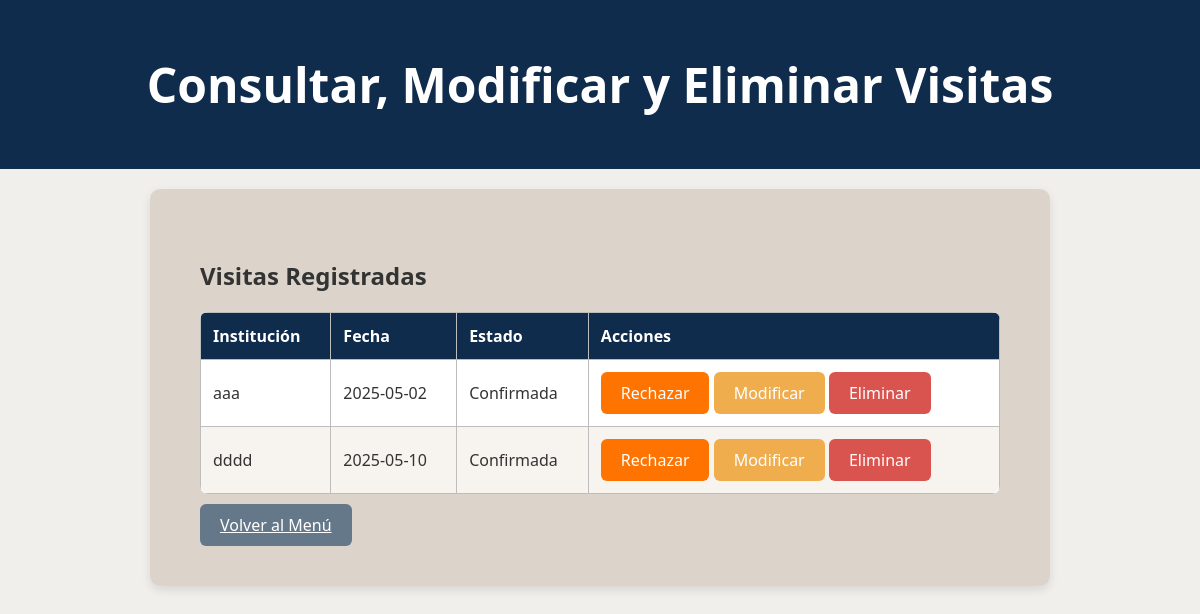
The page /consultar_visitas on the database its author committed.
### app.py (models this page shows)
class SolicitudVisita(db.Model):
    id = db.Column(db.Integer, primary_key=True)
    nombre_institucion = db.Column(db.String(100), nullable=False)
    localidad = db.Column(db.String(100), nullable=False)
    director = db.Column(db.String(100), nullable=False)
    correo_institucional = db.Column(db.String(100), nullable=False)
    telefono_institucion = db.Column(db.String(20), nullable=False)
    contacto_principal = db.Column(db.String(100), nullable=False)
    telefono_contacto_principal = db.Column(db.String(20), nullable=False)
    relacion_contacto = db.Column(db.String(50), nullable=False)
    contacto_suplente = db.Column(db.String(100), nullable=True)
    telefono_contacto_suplente = db.Column(db.String(20), nullable=True)
    nivel_educativo = db.Column(db.String(50), nullable=False)
    cantidad_alumnos = db.Column(db.Integer, nullable=False)
    edad_alumnos = db.Column(db.String(50), nullable=False)
    discapacidad = db.Column(db.String(10), nullable=False)
    tipo_discapacidad = db.Column(db.String(100), nullable=True)
    adaptacion = db.Column(db.String(10), nullable=True)
    lugares = db.Column(db.Text, nullable=False)
    fecha_visita = db.Column(db.String(10), nullable=False)
    hora_grupo1 = db.Column(db.String(5), nullable=True)
    hora_grupo2 = db.Column(db.String(5), nullable=True)
    observaciones = db.Column(db.Text, nullable=True)
    estado = db.Column(db.String(20), default="Pendiente")  # Estado de la visita

### app.py (the view)
@app.route('/consultar_visitas', methods=['GET'])
def consultar_visitas():
    visitas = SolicitudVisita.query.all()
    return render_template('consultar_visitas.html', visitas=visitas)

### Templates/consultar_visitas.html (shortened to what this page needs)
<!DOCTYPE html>
<html lang="es">
<head>
    <link rel="stylesheet" href="{{ url_for('static', filename='css/consultar_visitas.css') }}">
</head>
<body>
    <div class="header">
        <h1>Consultar, Modificar y Eliminar Visitas</h1>
    </div>
    <div class="container">
        <h2>Visitas Registradas</h2>
        <table>
            <thead>
                <tr>
                    <th>Institución</th>
                    <th>Fecha</th>
                    <th>Estado</th>
                    <th>Acciones</th>
                </tr>
            </thead>
            <tbody>
                {% for visita in visitas %}
                <tr>
                    <td>{{ visita.nombre_institucion }}</td>
                    <td>{{ visita.fecha_visita }}</td>
                    <td>{{ visita.estado }}</td>
                    <td>
                        {% if visita.estado == "Pendiente" %}
                        <form action="/confirmar_visita/{{ visita.id }}" method="POST" style="display:inline;">
                            <button type="submit" class="boton-confirmar">Confirmar</button>
                        </form>
                        {% elif visita.estado == "Confirmada" %}
                        <form action="/rechazar_visita/{{ visita.id }}" method="POST" style="display:inline;">
                            <button type="submit" class="boton-rechazar">Rechazar</button>
                        </form>
                        {% endif %}
                        <form action="/modificar_visita/{{ visita.id }}" method="GET" style="display:inline;">
                            <button type="submit" class="boton-modificar">Modificar</button>
                        </form>
                        <form action="/eliminar_visita/{{ visita.id }}" method="POST" style="display:inline;">
                            <button type="submit" class="boton-eliminar">Eliminar</button>
                        </form>
                    </td>
                </tr>
                {% endfor %}
            </tbody>
        </table>
        <a href="{{ url_for('index') }}" class="boton-volver">Volver al Menú</a>
    </div>
</body>
</html>

### static/css/consultar_visitas.css (style rules this page uses)
body { font-family: "Segoe UI", Tahoma, Geneva, Verdana, sans-serif; background-color: #f1efec; margin: 0; padding: 0; color: #333; }
.header { background-color: #0f2c4c; color: white; text-align: center; padding: 20px; font-size: 24px; font-weight: bold; }
.container { max-width: 800px; margin: 20px auto; padding: 50px; background-color: #d4c9beb4; border-radius: 10px; box-shadow: 0 4px 10px rgba(0, 0, 0, 0.1); }
table { width: 100%; border-collapse: collapse; margin-bottom: 20px; background-color: #fff; border-radius: 8px; overflow: hidden; }
table th, table td { border: 1px solid #bdbdbd; padding: 12px; text-align: left; }
table th { background-color: #0f2c4c; color: white; }
table tr:nth-child(even) { background-color: #f7f3ee; }
.boton-confirmar, .boton-modificar, .boton-eliminar, .boton-volver, .boton-rechazar { padding: 10px 20px; border: none; border-radius: 6px; font-size: 16px; cursor: pointer; transition: background-color 0.3s, transform 0.2s; font-family: inherit; }
.boton-modificar { background-color: #f0ad4e; color: white; }
.boton-eliminar { background-color: #d9534f; color: white; }
.boton-volver { background-color: #64788a; color: white; }
.boton-rechazar { background-color: #ff7300; color: white; }

### rows shown on the page
SolicitudVisita: nombre_institucion "aaa", fecha_visita "2025-05-02", estado "Confirmada"
SolicitudVisita: nombre_institucion "dddd", fecha_visita "2025-05-10", estado "Confirmada"
